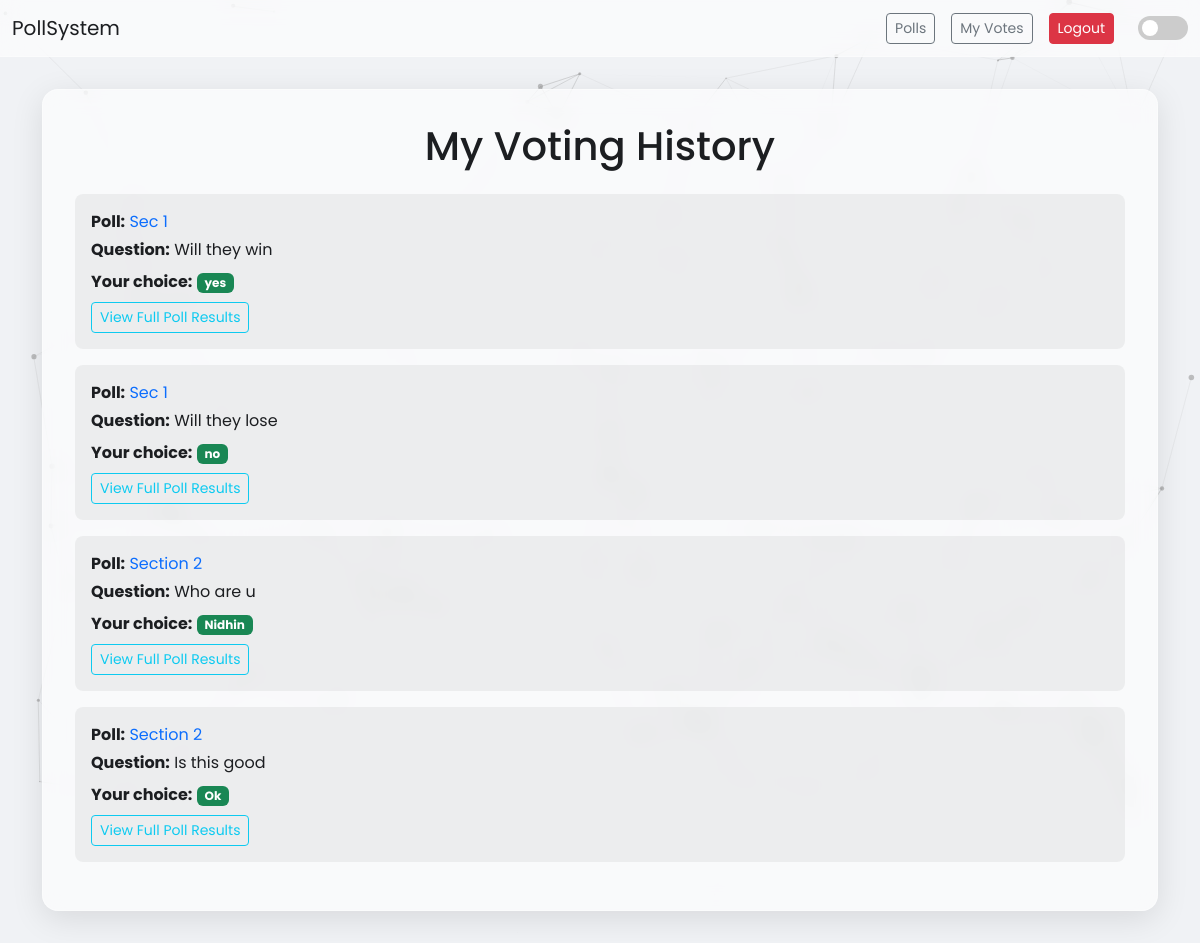
Page /my-votes/ (signed in) on the committed database.
### poll/models.py (models this page shows, shortened)
class Vote(models.Model):
    user = models.ForeignKey(User, on_delete=models.CASCADE)
    poll = models.ForeignKey(Poll, on_delete=models.CASCADE)
    question = models.ForeignKey(Question, on_delete=models.CASCADE)
    choice = models.ForeignKey(Choice, on_delete=models.CASCADE)
    class Meta:
        unique_together = ('user', 'poll', 'question')

class Poll(models.Model):
    title = models.CharField(max_length=200)
    description = models.TextField(blank=True)
    start_date = models.DateTimeField(default=timezone.now)
    end_date = models.DateTimeField(null=True, blank=True)
    created_by = models.ForeignKey(User, on_delete=models.CASCADE)

class Question(models.Model):
    poll = models.ForeignKey(Poll, related_name='questions', on_delete=models.CASCADE)
    question_text = models.CharField(max_length=200)

class Choice(models.Model):
    question = models.ForeignKey(Question, related_name='choices', on_delete=models.CASCADE)
    choice_text = models.CharField(max_length=200)

### poll/views.py (the view)
# urls.py: path('my-votes/', views.my_votes, name='my_votes'),
@login_required
def my_votes(request):
    votes = Vote.objects.filter(user=request.user).select_related('poll', 'question', 'choice')
    return render(request, 'poll/my_votes.html', {'votes': votes})

### poll/templates/poll/my_votes.html (shortened to what this page needs)
{% extends 'base.html' %}
{% block content %}
<div class="glass-card">
    <h1 class="text-center mb-4">My Voting History</h1>
    {% for vote in votes %}
    <div class="p-3 mb-3" style="background: rgba(0,0,0,0.05); border-radius: 0.5rem;">
        <p class="mb-1">
            <strong>Poll:</strong>
            <a href="{% url 'poll_detail' vote.poll.id %}" class="text-decoration-none" style="color: var(--primary-color);">{{ vote.poll.title }}</a>
        </p>
        <p class="mb-2"><strong>Question:</strong> {{ vote.question.question_text }}</p>
        <p class="mb-1">
            <strong>Your choice:</strong>
            <span class="badge bg-success">{{ vote.choice.choice_text }}</span>
        </p>
        <div class="mt-2">
             <a href="{% url 'poll_results' vote.poll.id %}" class="btn btn-sm btn-outline-info">View Full Poll Results</a>
        </div>
    </div>
    {% empty %}
    <div class="text-center p-4">
        <p>You have not voted in any polls yet.</p>
        <a href="{% url 'poll_list' %}" class="btn btn-primary">Find an Active Poll</a>
    </div>
    {% endfor %}
</div>
{% endblock %}

### poll/templates/base.html (style rules this page uses)
.btn { transition: all 0.5s ease; }
:root { --bg-color: #f0f2f5; --text-color: #1c1e21; --card-bg: rgba(255, 255, 255, 0.6); --card-border: rgba(255, 255, 255, 0.3); --primary-color: #0d6efd; --particle-color: #888888; }
body { font-family: 'Poppins', sans-serif; background-color: var(--bg-color); color: var(--text-color); transition: background-color 0.3s, color 0.3s; }
.glass-card { background: var(--card-bg); backdrop-filter: blur(10px); -webkit-backdrop-filter: blur(10px); border: 1px solid var(--card-border); border-radius: 1rem; padding: 2rem; box-shadow: 0 8px 32px 0 rgba(0, 0, 0, 0.1); transition: background 0.3s, border 0.3s; }

### rows in the picture
Vote: poll "Sec 1", question.question_text "Will they win", choice.choice_text "yes"
Vote: poll "Sec 1", question.question_text "Will they lose", choice.choice_text "no"
Vote: poll "Section 2", question.question_text "Who are u", choice.choice_text "Nidhin"
Vote: poll "Section 2", question.question_text "Is this good", choice.choice_text "Ok"
